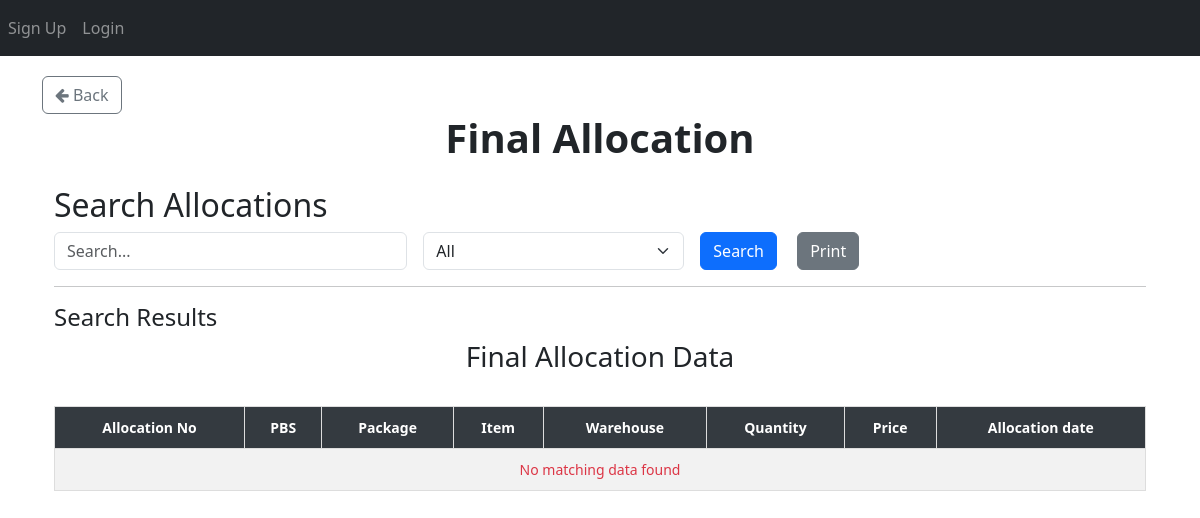
Page /allocation/final_allocation/ on the earlier database version.
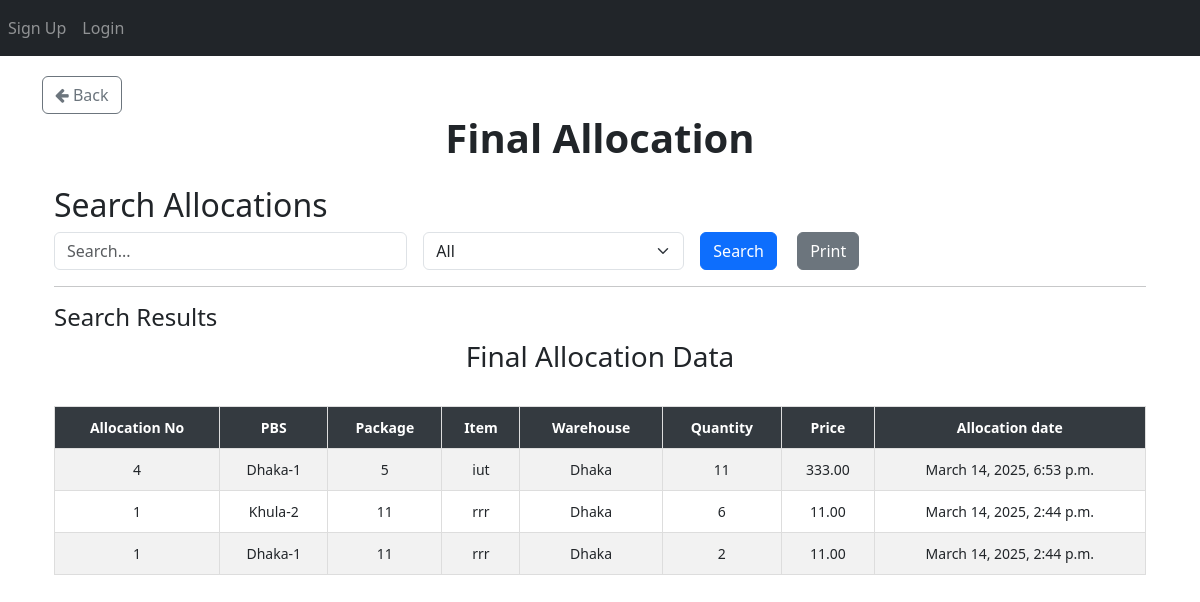
Same page on the later database version.
### App_Allocation/models.py (models this page shows, shortened)
class Final_Allocation(models.Model):
    allocation_no = models.ForeignKey(Allocation_Number, on_delete=models.CASCADE)  # Deletes related allocations when removed
    item_primary_key = models.IntegerField(null=True)
    pbs = models.ForeignKey(PBS, on_delete=models.CASCADE)
    package = models.ForeignKey(Package, on_delete=models.CASCADE)
    item = models.ForeignKey(Item, on_delete=models.CASCADE)
    warehouse = models.CharField(max_length=50)
    quantity = models.IntegerField()
    price = models.DecimalField(max_digits=15, decimal_places=2)
    created_at = models.DateTimeField(auto_now_add=True)

class Allocation_Number(models.Model):
    allocation_no = models.IntegerField(unique=True)  # Unique allocation number

class PBS(models.Model):
    name = models.TextField(unique=True)
    def __str__(self):
        return str(self.name)

### App_Entry/models.py (models this page shows, shortened)
class Package(models.Model):
    packageId = models.BigIntegerField(unique=True)

class Item(models.Model):
    WAREHOUSE_CHOICES = [
        ("Dhaka", "Dhaka"),
        ("Khulna", "Khulna"),
        ("Chittagong", "Chittagong"),
    ]
    UNIT_CHOICES = [
        ("Nos.", "Nos."),
        ("Mtr.", "Mtr."),
        ("Km.", "Km."),
        ("Set.", "Set."),
        ("Pair.", "Pair."),
    ]
    name = models.CharField(max_length=255)
    description = models.TextField(blank=True, null=True)
    warehouse = models.CharField(
        max_length=50, choices=WAREHOUSE_CHOICES, default="Dhaka"
    )
    unit_of_item = models.CharField(
        max_length=10, choices=UNIT_CHOICES, default="Nos."
    )  # Updated field
    unit_price = models.DecimalField(max_digits=15, decimal_places=2, default=0.00)
    quantity_of_item = models.BigIntegerField(default=0)
    package = models.ForeignKey(
        Package,
        on_delete=models.SET_NULL,
        related_name="package_of_item",
        null=True,
    )
    created_at = models.DateTimeField(auto_now_add=True)

### App_Allocation/views/view_final_allocation.py (the view, shortened to what this page needs)
# urls.py: path("final_allocation/", views.final_allocation_search, name="final_allocation"),
def final_allocation_search(request):
    query = request.GET.get("query", "")
    filter_by = request.GET.get("filter_by", "All")
    date_filter = request.GET.get("date", "")
    results = Final_Allocation.objects.all().order_by('-created_at')
    if date_filter:
        results = results.filter(created_at__date=date_filter)
    context = {
        "items": results,
        "query": query,
        "filter_by": filter_by,
        "date_filter": date_filter,
    }
    return render(request, "App_Allocation/view_print_Final_Allocation.html", context)

### templates/App_Allocation/view_print_Final_Allocation.html (shortened to what this page needs)
{% extends 'base.html' %}
{% load crispy_forms_tags %}
{% load static %}
{% block body_block %}
<a href="{% url 'App_Allocation:allocation_page' %}" class="btn btn-outline-secondary">
    <i class="fa fa-arrow-left"></i> Back
</a>
<center><h1><b>Final Allocation</b></h1></center>
<div class="container mt-4">
    <h2>Search Allocations</h2>
    <form method="GET" action="{% url 'App_Allocation:final_allocation' %}" class="row g-3">
        <div class="col-md-4">
            <input type="text" name="query" id="searchQuery" class="form-control" placeholder="Search..." value="{{ query }}">
        </div>
        <div class="col-md-3">
            <select name="filter_by" id="filterDropdown" class="form-select" onchange="toggleInputFields()">
                <option value="All" {% if filter_by == "All" %}selected{% endif %}>All</option>
            </select>
        </div>
        <div class="col-md-2">
            <button type="submit" class="btn btn-primary me-3">Search</button>
            <button type="button" class="btn btn-secondary" onclick="printResults()">Print</button>
        </div>
    </form>
    <hr>
    <h4>Search Results</h4>
    <div id="printableArea" class="table-responsive">
        <h3 class="text-center">Final Allocation Data</h3>
        <br>
        <table class="table table-bordered table-striped table-hover">
            <thead class="table-dark sticky-top">
                <tr>
                    <th>Allocation No</th>
                    <th>PBS</th>
                    <th>Package</th>
                    <th>Item</th>
                    <th>Warehouse</th>
                    <th>Quantity</th>
                    <th>Price</th>
                    <th>Allocation date</th>
                </tr>
            </thead>
            <tbody>
                {% if items %}
                    {% for item in items %}
                    <tr>
                        <td>{{ item.allocation_no.allocation_no }}</td>
                        <td>{{ item.pbs }}</td>
                        <td>{{ item.package.packageId }}</td>
                        <td>{{ item.item.name }}</td>
                        <td>{{ item.warehouse }}</td>
                        <td>{{ item.quantity }}</td>
                        <td>{{ item.price }}</td>
                        <td>{{ item.created_at }}</td>
                    </tr>
                    {% endfor %}
                {% else %}
                    <tr>
                        <td colspan="8" class="text-center text-danger">No matching data found</td>
                    </tr>
                {% endif %}
            </tbody>
        </table>
    </div>
</div>
{% endblock %}

Differences in the rows shown:
added Final_Allocation: allocation_no.allocation_no "4", pbs "Dhaka-1", package.packageId "5", item.name "iut", warehouse "Dhaka", quantity "11", price "333.00", created_at "March 14, 2025, 6:53 p.m."
added Final_Allocation: allocation_no.allocation_no "1", pbs "Khula-2", package.packageId "11", item.name "rrr", warehouse "Dhaka", quantity "6", price "11.00", created_at "March 14, 2025, 2:44 p.m."
added Final_Allocation: allocation_no.allocation_no "1", pbs "Dhaka-1", package.packageId "11", item.name "rrr", warehouse "Dhaka", quantity "2", price "11.00", created_at "March 14, 2025, 2:44 p.m."
Other differences:
text no longer shown: "No matching data found"
